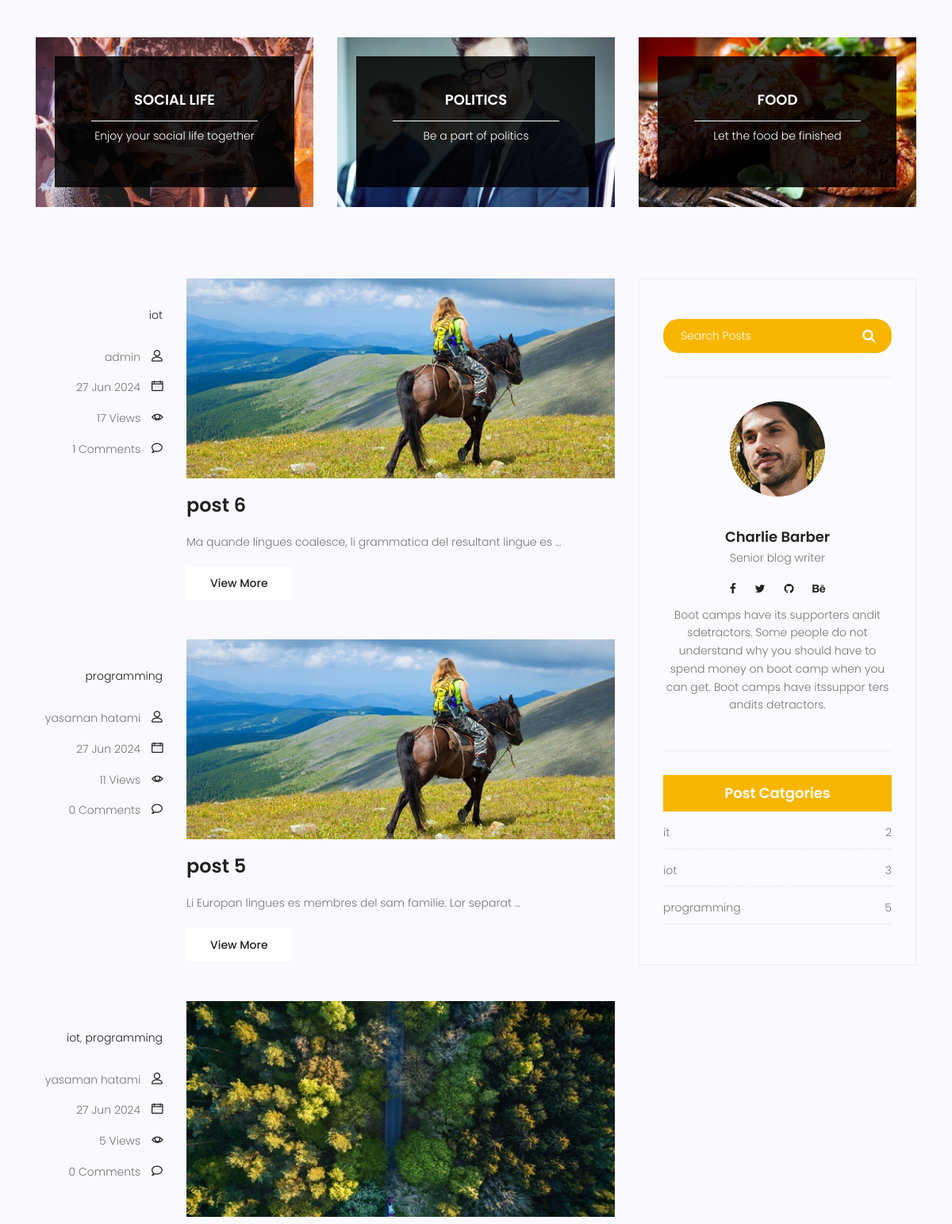
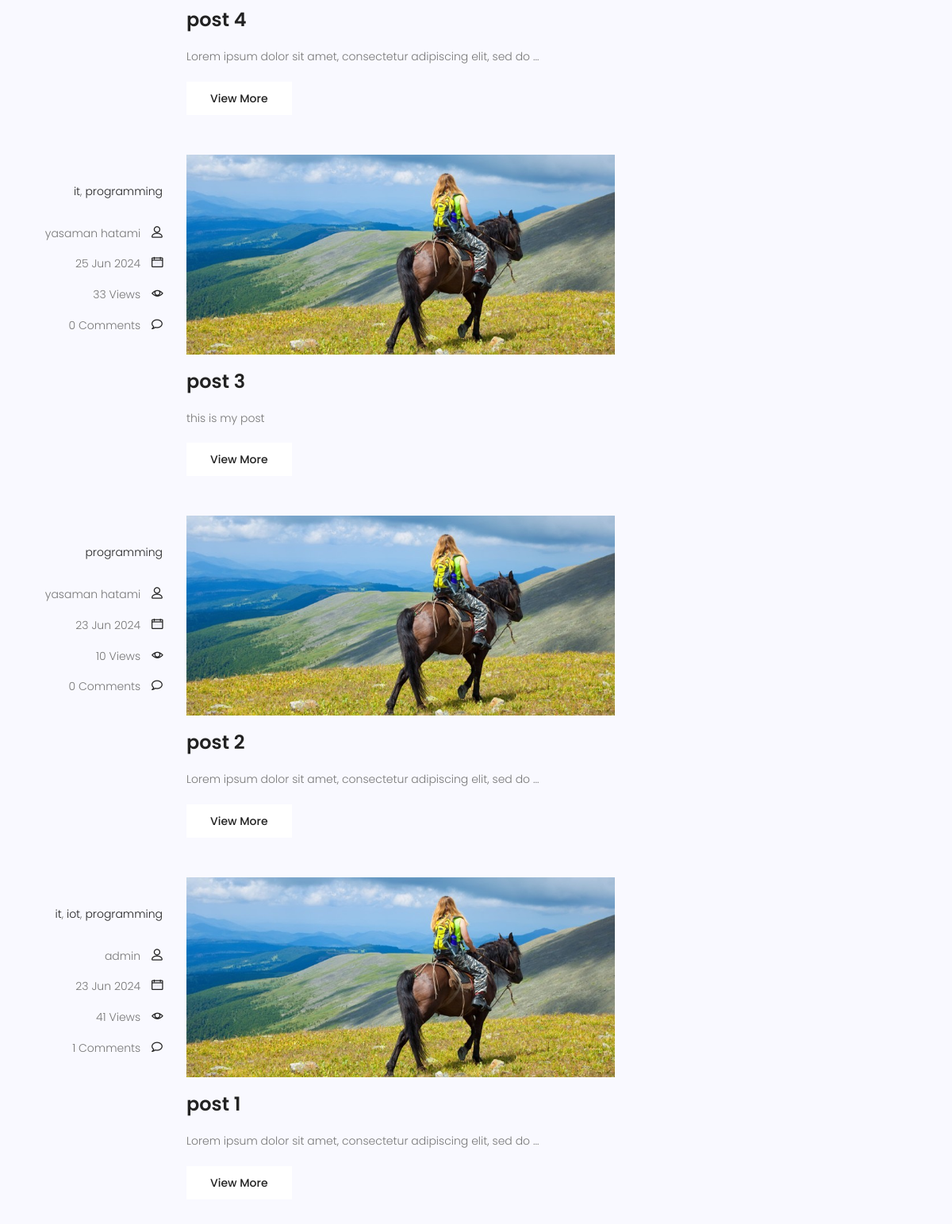
Page /blog/search/ (middle part) on the earlier database version (2 pictures, top to bottom).
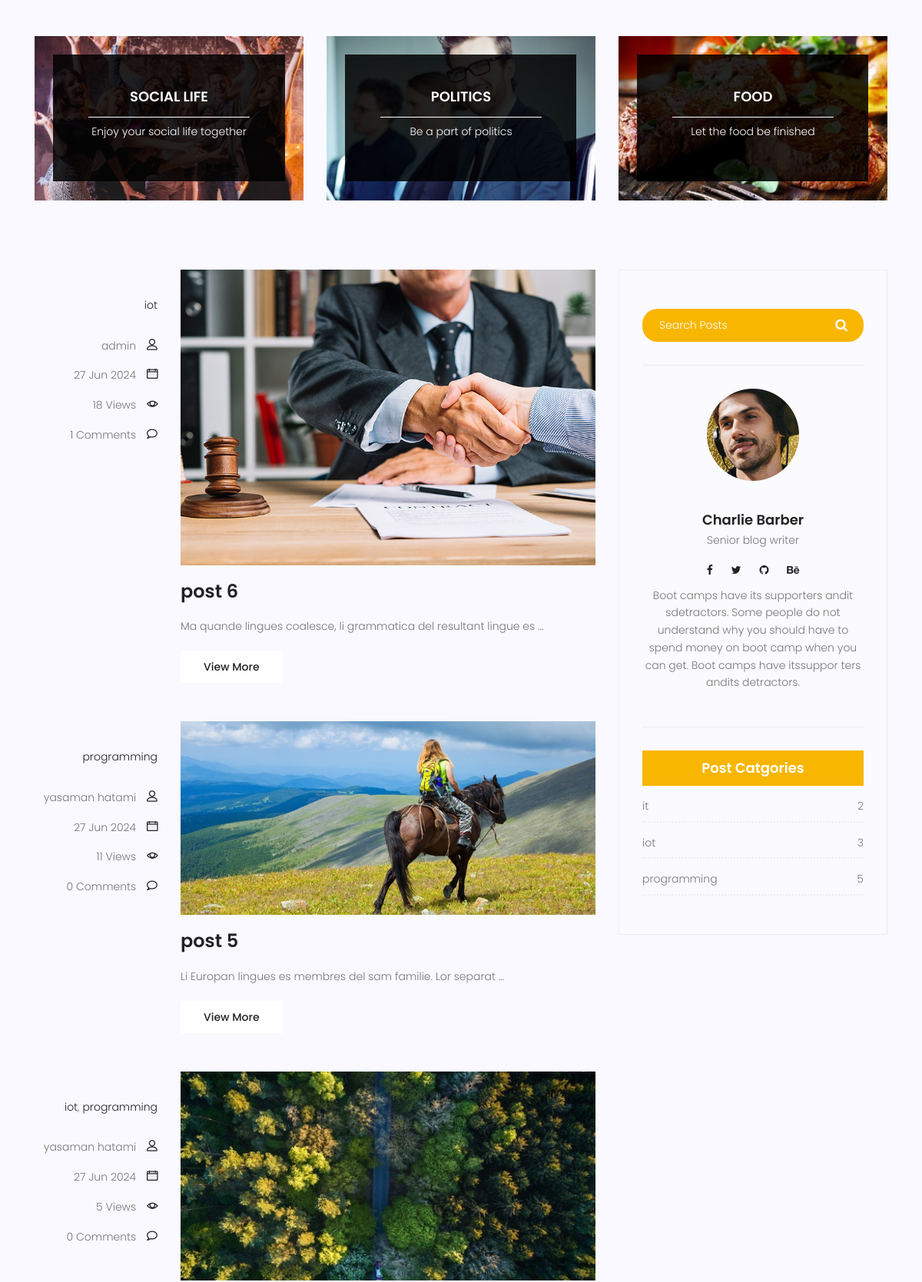
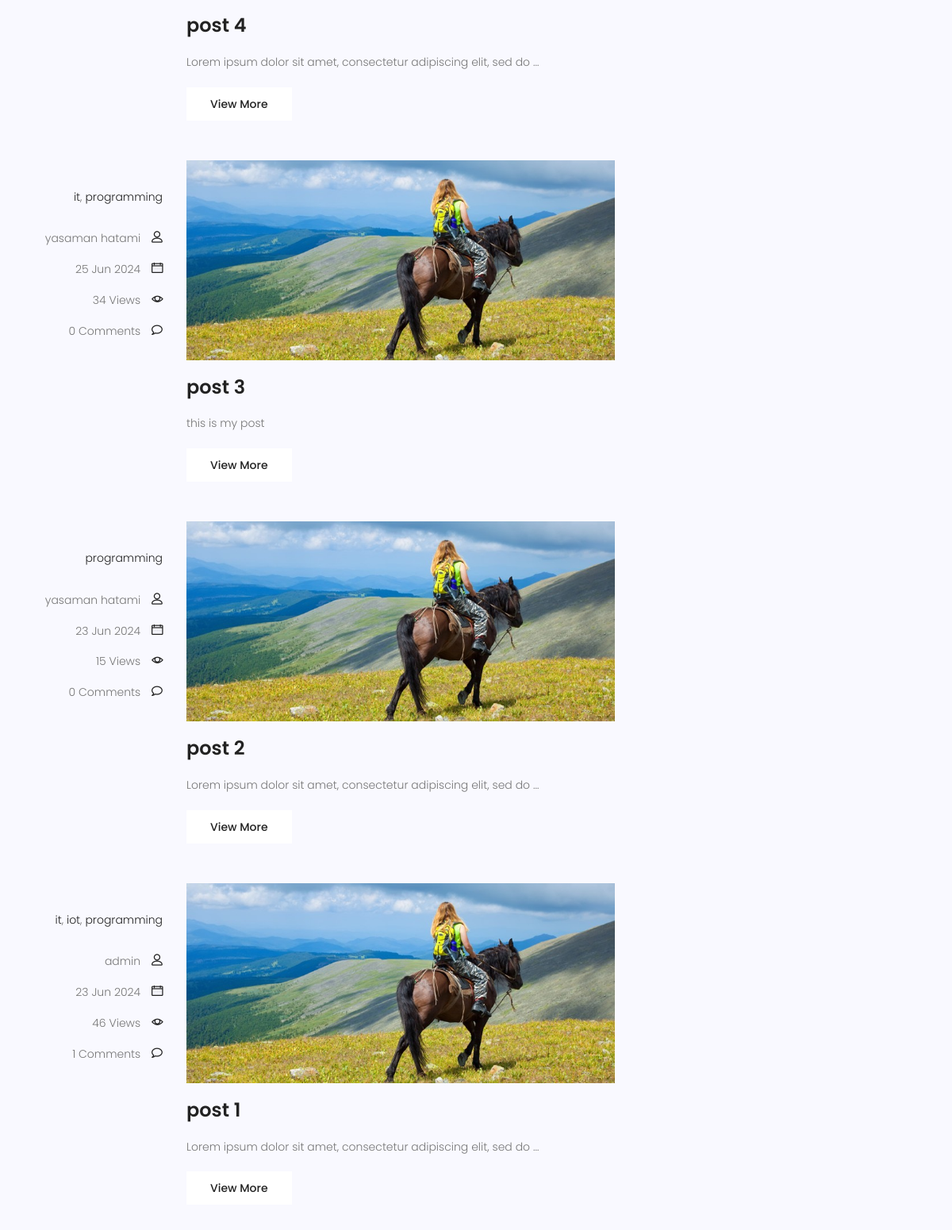
Same page on the later database version (2 pictures, top to bottom).
### blog/models.py (models this page shows, shortened)
class category(models.Model):
    name=models.CharField(max_length=225)
    def __str__(self):
        return self.name

class Post(models.Model):
    id = models.IntegerField(primary_key=True)
    image=models.ImageField(upload_to='blog/',default='blog/default.jpg')
    author=models.ForeignKey(User, on_delete=models.SET_NULL,null=True)
    title=models.CharField(max_length=225)
    content=models.TextField()
    tags = TaggableManager()
    category=models.ManyToManyField(category)
    counted_views= models.IntegerField(default=0)
    status=models.BooleanField(default=False)
    login_require = models.BooleanField(default=False)
    published_date=models.DateTimeField(null=True)
    created_date=models.DateTimeField(auto_now_add=True)
    updated_date=models.DateTimeField(auto_now=True)#2024-03-30 11:10:56.530638
    class Meta:
        ordering=['-published_date']

### blog/views.py (the view)
# urls.py: path('search/',blog_search,name='search'),
def blog_search(request):
    posts=Post.objects.filter(published_date__lte=timezone.now(),status=1)
    if request.method == "GET":
        if s:=request.GET.get('s'):
            posts=posts.filter(content__contains=s)
    context={'posts':posts}
    return render(request,'blog/blog-home.html',context)

### blog/templatetags/blog_tags.py (called while the page is built)
@register.simple_tag(name='comments_count')
def function(pid):
    return Comment.objects.filter(post=pid,approved=True).count()

@register.inclusion_tag('blog/blog-post-categories.html')
def postcategories():
    posts=Post.objects.filter(status=1)
    categories=category.objects.all()
    cat_dict={}
    for name in categories:
        cat_dict[name]=posts.filter(category=name).count()
    return {'categories':cat_dict}

### templates/blog/blog-home.html (shortened to what this page needs)
{%extends 'base.html'%}
{%load static%}
{% load blog_tags %}
{%block content%}
<section class="top-category-widget-area pt-90 pb-90 ">
	<div class="container">
		<div class="row">
			<div class="col-lg-4">
				<div class="single-cat-widget">
					<div class="content relative">
						<div class="overlay overlay-bg"></div>
						<a href="#" target="_blank">
							<div class="thumb">
								<img class="content-image img-fluid d-block mx-auto"
									src="{%static 'img/blog/cat-widget1.jpg'%}" alt="">
							</div>
							<div class="content-details">
								<h4 class="content-title mx-auto text-uppercase">Social life</h4>
								<span></span>
								<p>Enjoy your social life together</p>
							</div>
						</a>
					</div>
				</div>
			</div>
			<div class="col-lg-4">
				<div class="single-cat-widget">
					<div class="content relative">
						<div class="overlay overlay-bg"></div>
						<a href="#" target="_blank">
							<div class="thumb">
								<img class="content-image img-fluid d-block mx-auto"
									src="{%static 'img/blog/cat-widget2.jpg'%}" alt="">
							</div>
							<div class="content-details">
								<h4 class="content-title mx-auto text-uppercase">Politics</h4>
								<span></span>
								<p>Be a part of politics</p>
							</div>
						</a>
					</div>
				</div>
			</div>
			<div class="col-lg-4">
				<div class="single-cat-widget">
					<div class="content relative">
						<div class="overlay overlay-bg"></div>
						<a href="#" target="_blank">
							<div class="thumb">
								<img class="content-image img-fluid d-block mx-auto"
									src="{%static 'img/blog/cat-widget3.jpg'%}" alt="">
							</div>
							<div class="content-details">
								<h4 class="content-title mx-auto text-uppercase">Food</h4>
								<span></span>
								<p>Let the food be finished</p>
							</div>
						</a>
					</div>
				</div>
			</div>
		</div>
	</div>
</section>
<section class="post-content-area">
	<div class="container">
		<div class="row">
			<div class="col-lg-8 posts-list">
				{%for post in posts%}
				<div class="single-post row">
					<div class="col-lg-3  col-md-3 meta-details">
						<ul class="tags">
							{%for cat in post.category.all%}
						<li><a href='{% url "blog:category" cat_name=cat.name %}'>{{cat.name}}</a>{% if not forloop.last %}, {% endif %}</li>
							{%endfor%}
						</ul>
						<div class="user-details row">
							<p class="user-name col-lg-12 col-md-12 col-6"><a href="{% url 'blog:author' author_username=post.author.username %}">{{post.author.get_full_name}}</a> <span
									class="lnr lnr-user"></span></p>
							<p class="date col-lg-12 col-md-12 col-6"><a href="#">{{post.published_date|date:'d M Y'}}</a> <span
									class="lnr lnr-calendar-full"></span></p>
							<p class="view col-lg-12 col-md-12 col-6"><a href="#">{{post.counted_views}} Views</a> <span
									class="lnr lnr-eye"></span></p>
							<p class="comments col-lg-12 col-md-12 col-6"><a href="#">{% comments_count post.id %} Comments</a> <span
									class="lnr lnr-bubble"></span></p>
						</div>
					</div>
					<div class="col-lg-9 col-md-9 ">
						<div class="feature-img">
							<img class="img-fluid" src="{{post.image.url}}" alt="">
						</div>
						<a class="posts-title" href="{% url 'blog:single' post.id %}">
							<h3>{{post.title}}</h3>
						</a>
						<p class="excert">
							{{post.content|truncatewords:10}}
						</p>
						<a href="{% url 'blog:single' post.id %}" class="primary-btn">View More</a>
					</div>
				</div>
				{%endfor%}
			</div>
			<div class="col-lg-4 sidebar-widgets">
				<div class="widget-wrap">
					{% include 'blog/blog-search.html' %}
					{% include 'blog/blog-writer.html' %}
					{% postcategories %}
				</div>
			</div>
		</div>
	</div>
</section>
{% endblock %}

### templates/base.html (shortened to what this page needs)
{%load static%}
{% load compress %}
<!DOCTYPE html>
<html lang="zxx" class="no-js">
<head>
    {% compress css %}
    <link rel="stylesheet" href="{%static 'css/linearicons.css'%}">
    <link rel="stylesheet" href="{%static 'css/font-awesome.min.css'%}">
    <link rel="stylesheet" href="{%static 'css/bootstrap.css'%}">
    <link rel="stylesheet" href="{%static 'css/magnific-popup.css'%}">
    <link rel="stylesheet" href="{%static 'css/jquery-ui.css'%}">
    <link rel="stylesheet" href="{%static 'css/nice-select.css'%}">
    <link rel="stylesheet" href="{%static 'css/animate.min.css'%}">
    <link rel="stylesheet" href="{%static 'css/owl.carousel.css'%}">
    <link rel="stylesheet" href="{%static 'css/main.css'%}">
    {% endcompress %}
</head>
<body>
    {% block content %}
    {% endblock %}
</body>
</html>

### templates/blog/blog-search.html
{% load static %}
<div class="single-sidebar-widget search-widget">
    <form class="search-form" action="{% url 'blog:search' %}" method="get">
        <input placeholder="Search Posts" name="s" type="text" onfocus="this.placeholder = ''"
            onblur="this.placeholder = 'Search Posts'">
        <button type="submit"><i class="fa fa-search"></i></button>
    </form>
</div>

### templates/blog/blog-writer.html
{%load static%}
<div class="single-sidebar-widget user-info-widget">
    <img src="{%static 'img/blog/user-info.png'%}" alt="">
    <a href="#">
        <h4>Charlie Barber</h4>
    </a>
    <p>
        Senior blog writer
    </p>
    <ul class="social-links">
        <li><a href="#"><i class="fa fa-facebook"></i></a></li>
        <li><a href="#"><i class="fa fa-twitter"></i></a></li>
        <li><a href="#"><i class="fa fa-github"></i></a></li>
        <li><a href="#"><i class="fa fa-behance"></i></a></li>
    </ul>
    <p>
        Boot camps have its supporters andit sdetractors. Some people do not understand why you
        should have to spend money on boot camp when you can get. Boot camps have itssuppor ters
        andits detractors.
    </p>
</div>

### templates/blog/blog-post-categories.html
{% load static %}
<div class="single-sidebar-widget post-category-widget">
    <h4 class="category-title">Post Catgories</h4>
    <ul class="cat-list">
        {% for name,count in categories.items %}
        <li>
            <a href="{% url 'blog:category' cat_name=name %}" class="d-flex justify-content-between">
                <p>{{name}}</p>
                <p>{{count}}</p>
            </a>
        </li>
        {% endfor %}
    </ul>
</div>

Differences in the rows shown:
changed Post "post 6": counted_views "17" → "18"; image: picture added in place of a placeholder
changed Post "post 3": counted_views "33" → "34"
changed Post "post 2": counted_views "10" → "15"
changed Post "post 1": counted_views "41" → "46"
